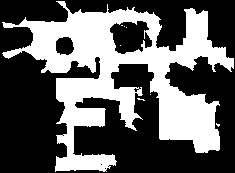
#> input picture src/exp_cov/scripts/maps_agp/map_grey_to_black.png, 235 x 173 px, found by its file name
$ python test.py
#> lines starting #> are read from the running program, lines starting #| are printed output that depends on the picture; after the words box and inside, x2 and y2 are one past the last pixel; in counts of white or black regions, pixels touching at a corner belong together
import concurrent.futures
import math
import shapely
import shapely.validation
import cv2
import matplotlib.pyplot as plt
import numpy as np
from matplotlib.path import Path
from matplotlib.patches import PathPatch
from matplotlib.collections import PatchCollection


# Plots a Polygon to pyplot `ax` (thanks to https://stackoverflow.com/questions/55522395/how-do-i-plot-shapely-polygons-and-objects-using-matplotlib)
def plot_polygon(ax, poly, **kwargs):
    path = Path.make_compound_path(
        Path(np.asarray(poly.exterior.coords)[:, :2]),
        *[Path(np.asarray(ring.coords)[:, :2]) for ring in poly.interiors])

    patch = PathPatch(path, **kwargs)
    collection = PatchCollection([patch], **kwargs)

    ax.add_collection(collection, autolim=True)
    ax.autoscale_view()
    return collection

def main():
    img_path = "/home/d-ber/catkin_ws/src/exp_cov/scripts/maps_agp/map_grey_to_black.png"
    MIN_HOLE_AREA = 10
    DEBUG_HOLES = False
    img = cv2.imread(img_path)
#> img is the input picture: shape (173, 235, 3); values 0 (black) and 254 (white), 37.7% white; 8 white regions (7 under 20 px), largest, box (x1, y1, x2, y2) and area: (2, 1, 234, 172) 15315
    img = cv2.cvtColor(img, cv2.COLOR_RGB2GRAY)
#> img: shape (173, 235); values 0 (black) and 254 (white), 37.7% white; 8 white regions (7 under 20 px)
    contours, _ = cv2.findContours(img, cv2.RETR_CCOMP, cv2.CHAIN_APPROX_SIMPLE)
#> contours = 15 contours, 12 with area under 20; largest, box (x1, y1, x2, y2) and area: (2, 1, 234, 172) 15715, (109, 20, 153, 55) 1068, (55, 36, 75, 56) 292
    max_contour = max(contours, key = lambda cnt: cv2.contourArea(cnt))
#> max_contour = contour of 703 points, box (x1, y1, x2, y2) (2, 1, 234, 172), area 15715
    holes = []
    for c in contours:
        if cv2.contourArea(c) != cv2.contourArea(max_contour) and cv2.contourArea(c) >= MIN_HOLE_AREA:
            holes.append(c)
            if DEBUG_HOLES:
                debug = np.zeros_like(img)
                cv2.drawContours(debug, [c], -1, (255,255,255), cv2.FILLED)
                _ = plt.subplot(111), plt.imshow(cv2.cvtColor(debug, cv2.COLOR_BGR2RGB)), plt.title('hole')
                plt.show()
#> this loop made 15 passes
#> c on passes 3, 4, 5, 6, 7, 9, 10, 11, 12: [[150, 94]], [[120, 45]], [[126, 27]], [[124, 26]], [[121, 25], [122, 25]], [[104, 168], [105, 167], [106, 168], [105, 169]], [[107, 166], [108, 165], [109, 166], [108, 167]], [[100, 164], [101, 163], [102, 164], [101, 165]], [[62, 135], [63, 134], [64, 135], [63, 136]]
#> after the loop, holes = 3 contours, 1 with area under 20; largest, box (x1, y1, x2, y2) and area: (109, 20, 153, 55) 1068, (55, 36, 75, 56) 292
    img = cv2.cvtColor(img, cv2.COLOR_GRAY2BGR)
    poly_no_holes = shapely.Polygon([[p[0][0], p[0][1]] for p in max_contour])
    poly_no_holes = poly_no_holes.buffer(0)
    if poly_no_holes.geom_type == 'MultiPolygon': # se poly non è un poligono ben definito provo a renderlo tale
        poly = max(poly_no_holes.geoms, key=lambda a: a.area)
    holes_fixed = []
    for h in holes:
        hole = shapely.Polygon([[p[0][0], p[0][1]] for p in h])
        if hole.geom_type == 'MultiPolygon': # se poly non è un poligono ben definito provo a renderlo tale
            hole = max(hole.geoms, key=lambda a: a.area)
        if poly_no_holes.contains(hole):
            holes_fixed.append(hole.buffer(0).exterior)
#> this loop made 3 passes
#> after the loop, holes_fixed = 3 items
    poly = shapely.Polygon([[p[0][0], p[0][1]] for p in max_contour], holes=holes_fixed)
    poly = poly.buffer(0)
    if poly.geom_type == 'MultiPolygon': # se poly non è un poligono ben definito provo a renderlo tale
        poly = max(poly.geoms, key=lambda a: a.area)
    if shapely.validation.explain_validity(poly) == "Valid Geometry":
        print("OK")
        fig, ax = plt.subplots()
        plot_polygon(ax, poly, facecolor='lightblue', edgecolor='red')
        plt.show()
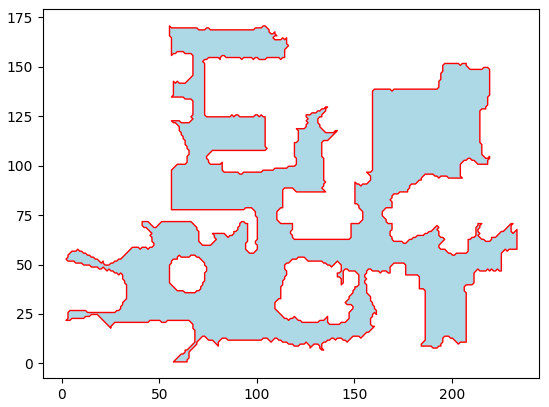
#> figure drawn by matplotlib, 1 panel
    else:
        print(shapely.validation.explain_validity(poly))

if __name__ == '__main__':
    main()
